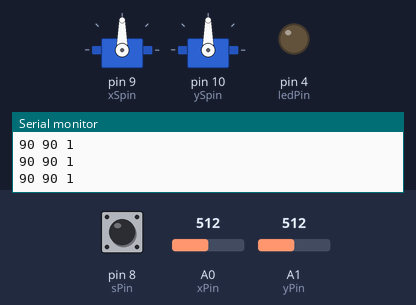
A sketch run on a simulated Arduino Uno, built with avr-gcc and run on an emulated ATmega328P. Parts: 2 × servo, output pins drawn as LEDs (lit = HIGH), the last lines printed to the serial monitor. Inputs (shaded band) come from the test bench; at power-on: A0 (xPin) = 512, A1 (yPin) = 512, pin 8 (sPin) HIGH.

Above: at 1.2 s.
1.3 s: A0 (xPin) set to 555
At 1.6 s:
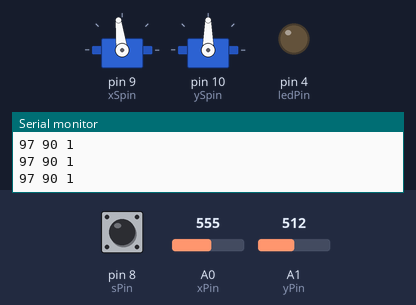
4.3 s: A0 (xPin) set to 583
At 4.9 s:
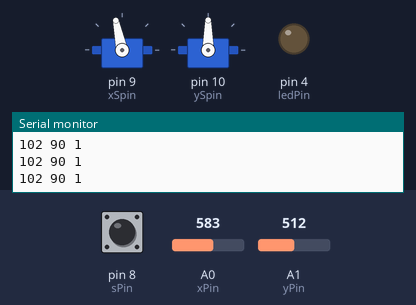
5.8 s: A1 (yPin) set to 550
At 7.0 s:
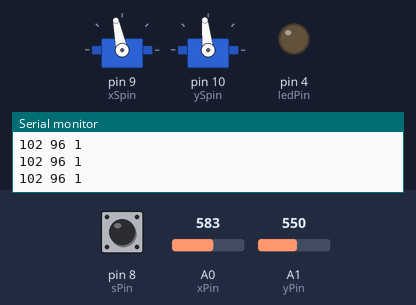
7.3 s: A1 (yPin) set to 586
At 8.5 s:
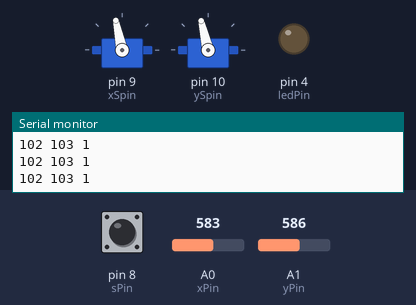
8.8 s: pin 8 (sPin) pulled LOW for 0.15 s
At 8.88 s:
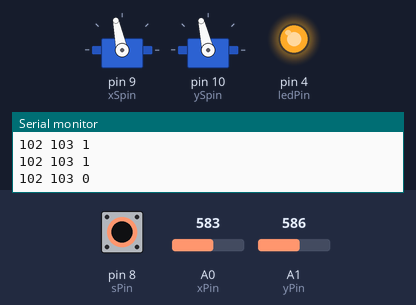
10.4 s: A0 (xPin) set to 511
At 11.0 s:
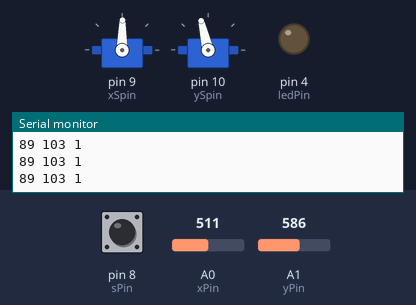
Timing chart, 0 to 12.9 s (numbered marks = the images above; inputs shaded):
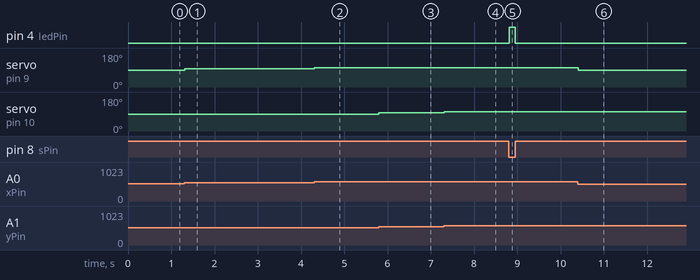

The sketch:

Dual-Axis-Servo-Control-with-Joystick.ino
```cpp
#include <Servo.h>

int xPin=A0;
int yPin=A1;
int sPin=8;
int xSpin=9;
int ySpin=10;
int ledPin=4;
int xVal;
int yVal;
int sState; //Switch State

int yPos;
int xPos;
Servo xServo;
Servo yServo;

void setup() {
  Serial.begin(9600);
  pinMode(xPin,INPUT);
  pinMode(yPin,INPUT);
  pinMode(sPin,INPUT);
  pinMode(ledPin,OUTPUT);
  digitalWrite(sPin,HIGH);
  pinMode(xSpin,OUTPUT);
  pinMode(ySpin,OUTPUT);

  xServo.attach(xSpin);
  yServo.attach(ySpin);
}

void loop() {
  xVal=analogRead(xPin);
  yVal=analogRead(yPin);
  sState=digitalRead(sPin);

  xPos=(180/1023.)*xVal;
  yPos=(180/1023.)*yVal;

  xServo.write(xPos);
  yServo.write(yPos);
  if(sState==0){
    digitalWrite(ledPin,HIGH);
  }
  else{
    digitalWrite(ledPin,LOW);
  }

  Serial.print(xPos);
  Serial.print(" ");
  Serial.print(yPos);
  Serial.print(" ");
  Serial.println(sState);
}
```

Measured:
- after the input at 1.3 s, servo on pin 9 (xSpin): 90° → 97° at once
- after the input at 4.3 s, servo on pin 9 (xSpin): 97° → 102° at once
- after the input at 5.8 s, servo on pin 10 (ySpin): 90° → 96° at once
- after the input at 7.3 s, servo on pin 10 (ySpin): 96° → 103° at once
- after the input at 8.8 s, pin 4 (ledPin): LOW → HIGH at once, → LOW 0.15 s later
- after the input at 10.4 s, servo on pin 9 (xSpin): 102° → 89° at once
